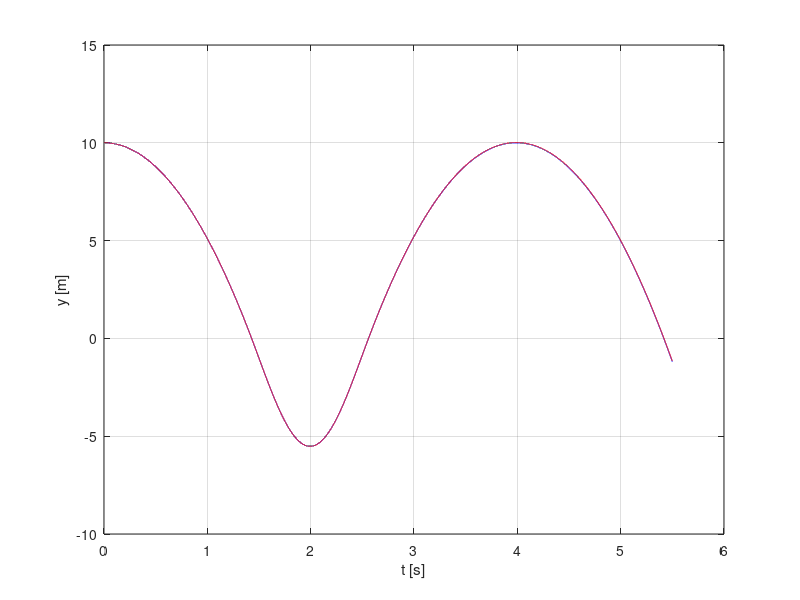

Write MATLAB code to recreate this figure.
clear;
% Expected compression
% (k/2)*y^2 = (10-y)*g*m;
% (k/2)*y^2 + m*g*y - 10*g*m = 0;
% roots([k/2,m*g,-10*m])



k = 10;  % N/m
h = 10;  % m
g = 9.8; % m/s^2
m = 1;   % kg
Tx = sqrt(2*h/g); % Time to take to hit spring

% Numerical
t = 0;
i = 1;
y(1) = 10;
v(1) = 0;
dt = 0.0001;
while t(i) < 5.5
    if (y(i) > 0)
        v(i+1) = v(i) - g*dt;
        y(i+1) = y(i) + v(i)*dt;
    else
        v(i+1) = v(i) - (g/m)*dt - (k/m)*y(i)*dt;
        y(i+1) = y(i) + v(i)*dt;
    end
    t(i+1) = t(i) + dt;
    i = i+1;
end

% Analytic, while on spring
w = sqrt(k/m); % Natural frequency
T = 2*pi/w;
vo = g*Tx; % Speed when it hits/leaves spring
ya(1) = h;

% Numerically compute time on spring and add it to time in free fall.
% Note that this time can be computed analytically.
% Also note that this time is not T/2.
f = @(t) -(vo/w)*sin(w*t) + (m*g/k)*cos(w*t) - m*g/k;
x = fzero(f,[0.1,1.5]);
Tx2 = Tx + x;

for i = 1:length(t)
    if t(i) < Tx
        ya(i) = h-0.5*g*t(i)*t(i);
        va(i) = -g*t(i);
    elseif t(i) > Tx2
        ya(i) = vo*(t(i)-Tx2)-0.5*g*(t(i)-Tx2)^2;
        va(i) = vo-g*(t(i)-Tx2);
    else
        ya(i) = -(vo/w)*sin(w*(t(i)-Tx))+(m*g/k)*cos(w*(t(i)-Tx)) - m*g/k;
        va(i) = -vo*cos(w*(t(i)-Tx))-(m*g/k)*sin(w*(t(i)-Tx));    
    end
end


clf;
plot(t,ya,'b');
hold on;grid on;
plot(t,y,'r');
%plot(t,y-ya,'g')
sum(y(end)-ya(end))
xlabel('t [s]');
ylabel('y [m]');
